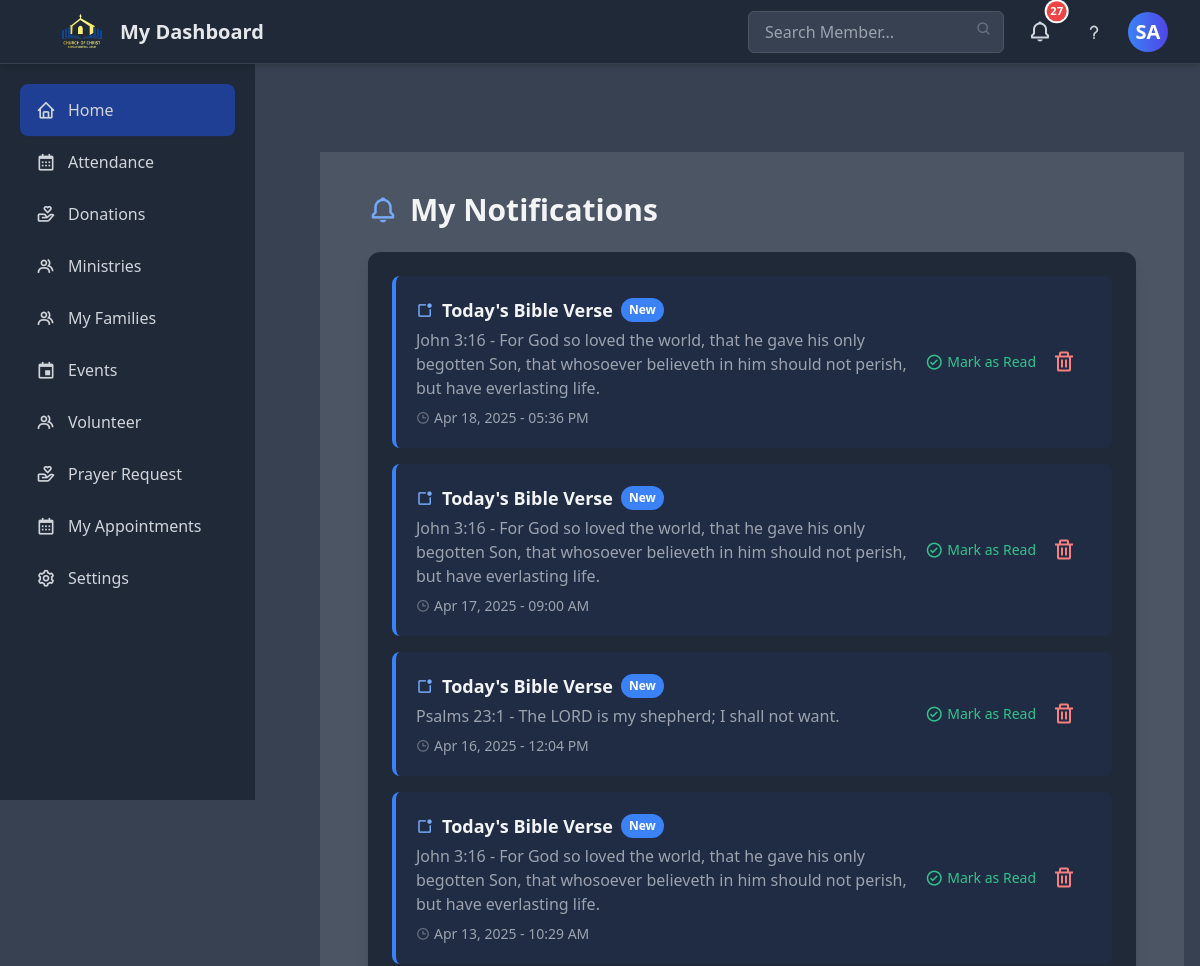
The app's page /contact/dashboard/notifications/ (signed in, upper part), older data.
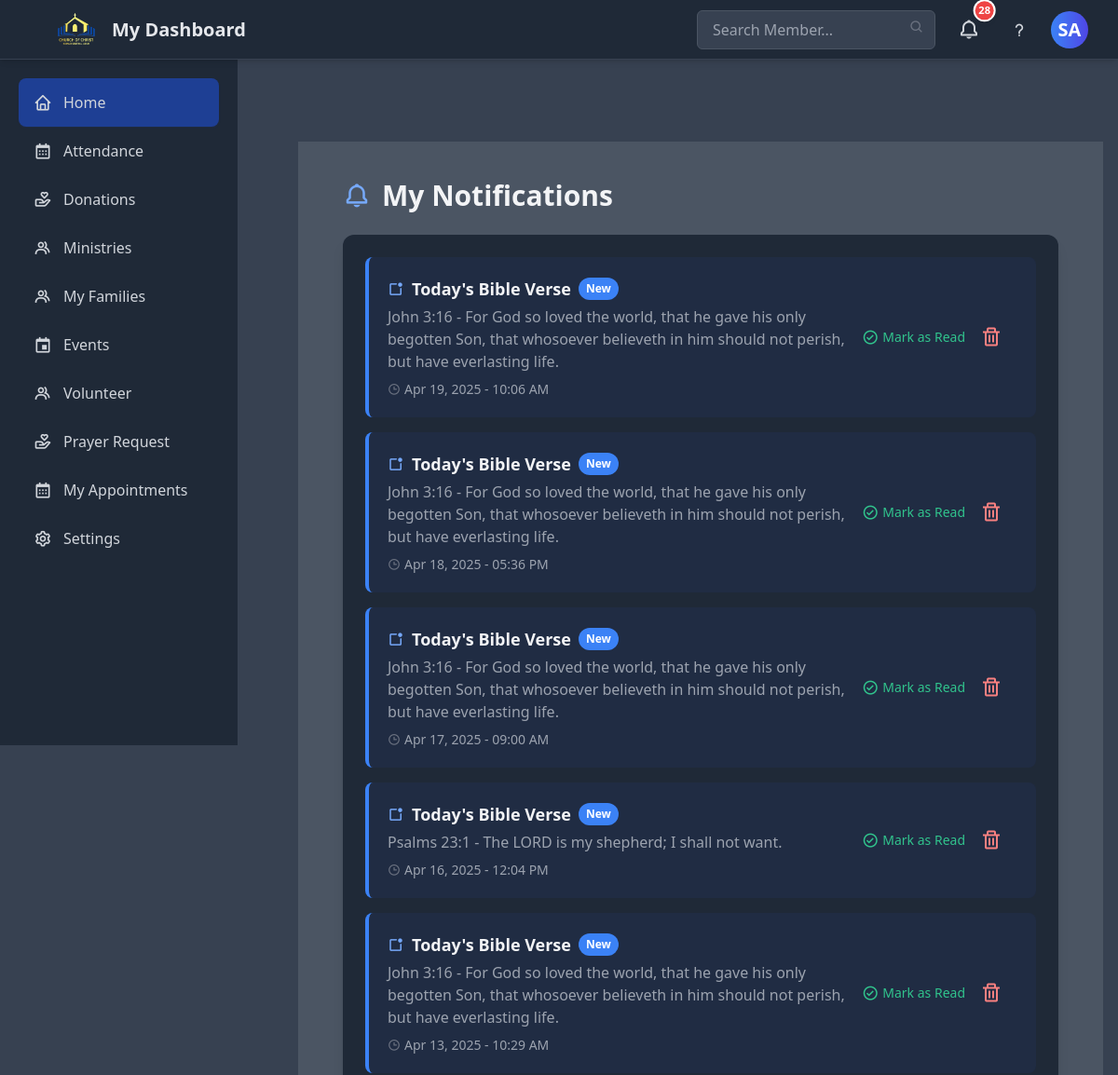
The same page, newer data.
### account/models.py (models this page shows, shortened)
class Church(models.Model):
    name = models.CharField(max_length=255, unique=True)
    address = models.CharField(max_length=255, blank=True, null=True)
    phone_number = models.CharField(max_length=20, blank=True, null=True)
    email = models.EmailField(blank=True, null=True)
    website = models.URLField(blank=True, null=True)
    description = models.TextField(blank=True, null=True)
    logo = CompressedImageField(upload_to='church_logos/', blank=True, null=True)  # Ensure Pillow is
    created_at = models.DateTimeField(auto_now_add=True, editable=False)
    updated_at = models.DateTimeField(auto_now=True, editable=False)
    created_by = models.ForeignKey(User, on_delete=models.SET_NULL, null=True, related_name='created_churches', editable=False)
    updated_by = models.ForeignKey(User, on_delete=models.SET_NULL, null=True, related_name='updated_churches', editable=False)
    class Meta:
        verbose_name_plural = "Churches"

### membership/models.py (models this page shows, shortened)
class Member(models.Model):
    GENDER_CHOICES = [
        ('M', 'Male'),
        ('F', 'Female'),
    ]
    APPROVAL_CHOICES = [
        ('pending', 'Pending'),
        ('approved', 'Approved'),
        ('rejected', 'Rejected'),
    ]
    user = models.OneToOneField(User, on_delete=models.CASCADE, help_text="The associated user account.")
    phone = models.CharField(max_length=20, blank=True, help_text="Member's phone number.")
    address = models.TextField(blank=True, help_text="Member's full address.")
    date_of_birth = models.DateField(null=True, blank=True, help_text="Member's date of birth.")
    date_joined = models.DateField(auto_now_add=True, help_text="Date when the member joined.")
    baptized = models.BooleanField(default=False, help_text="Indicates if the member is baptized.")
    ministries = models.ManyToManyField(Ministry, blank=True, related_name="members", help_text="The ministries this member belongs to.")
    photo = CompressedImageField(upload_to='members/', blank=True, null=True, help_text="Member's profile picture.")
    gender = models.CharField(max_length=1, choices=GENDER_CHOICES, help_text="Gender of the member.")
    can_lead = models.BooleanField(default=False, help_text="Indicates if the member can lead services (for males only).")
    approval_status = models.CharField(
        max_length=10, choices=APPROVAL_CHOICES, default='pending'
    )
    class Meta:
        ordering = ['user__username']

### contact/models.py (models this page shows, shortened)
class Notification(models.Model):
    title = models.CharField(max_length=200)
    content = models.TextField()
    created_at = models.DateTimeField(auto_now_add=True)
    is_read = models.BooleanField(default=False)
    member = models.ForeignKey(
        'membership.Member',
        on_delete=models.SET_NULL,
        null=True,
        blank=True  # Allows NULL for general notifications
    )
    class Meta:
        ordering = ['-created_at']

### contact/views.py (the view)
# urls.py: path('dashboard/notifications/', contact_views.member_dashboard_notifications, name='member_dashboard_notifications'),
@login_required
def member_dashboard_notifications(request):
    member = getattr(request.user, 'member', None)
    if member:
        notifications = Notification.objects.filter(
            Q(member__isnull=True) | Q(member=member)
        ).order_by('-created_at')
    else:
        notifications = Notification.objects.filter(
            member__isnull=True
        ).order_by('-created_at')
    context = {
        'member': member,
        'notifications': notifications
    }
    return render(request, 'contact/member_dashboard_notifications.html', context)

### contact/templates/contact/member_dashboard_notifications.html (shortened to what this page needs)
{% extends 'member_dashboard.html' %}
{% block content %}
<div class="max-w-4xl mx-auto px-4 sm:px-6 lg:px-8 py-6">
    <h1 class="text-2xl sm:text-3xl font-bold text-gray-900 dark:text-gray-100 mb-6 flex items-center gap-3">
        <i class="bx bx-bell text-3xl text-blue-600 dark:text-blue-400"></i>
        My Notifications
    </h1>
    {% if notifications %}
        <div class="bg-white dark:bg-gray-800 rounded-xl shadow-lg p-6">
            <ul class="space-y-4">
                {% for notification in notifications %}
                <li class="flex flex-col sm:flex-row items-start sm:items-center justify-between p-5 rounded-lg transition-all duration-300
                    {% if not notification.is_read %}
                        bg-blue-50 dark:bg-blue-900/20 border-l-4 border-blue-500
                    {% else %}
                        bg-gray-50 dark:bg-gray-700 hover:bg-gray-100 dark:hover:bg-gray-600
                    {% endif %}">
                    <div class="flex-1">
                        <h3 class="font-semibold text-gray-900 dark:text-gray-100 text-lg flex items-center gap-2">
                            <i class="bx bx-notification text-blue-500 dark:text-blue-400"></i>
                            {{ notification.title }}
                            {% if not notification.is_read %}
                                <span class="bg-blue-500 text-white text-xs px-2 py-1 rounded-full">New</span>
                            {% endif %}
                        </h3>
                        <p class="text-gray-600 dark:text-gray-400 mt-1">{{ notification.content }}</p>
                        <p class="text-gray-500 dark:text-gray-400 text-sm mt-2 flex items-center gap-1">
                            <i class="bx bx-time text-gray-400 dark:text-gray-500"></i>
                            {{ notification.created_at|date:"M d, Y - h:i A" }}
                        </p>
                    </div>
                    <div class="flex items-center gap-4 mt-3 sm:mt-0">
                        {% if not notification.is_read %}
                        <form action="{% url 'contact:mark_as_read' notification.pk %}" method="POST">
                            <button type="submit"
                                    class="text-green-600 dark:text-green-400 hover:text-green-700 dark:hover:text-green-300 text-sm font-medium flex items-center gap-1 transition-colors duration-200">
                                <i class="bx bx-check-circle text-lg"></i>
                                <span>Mark as Read</span>
                            </button>
                        </form>
                        {% endif %}
                        <button type="button" onclick="confirmDeleteNotification({{ notification.pk }})"
                                class="text-red-600 dark:text-red-400 hover:text-red-700 dark:hover:text-red-300 transition-all duration-200 hover:scale-110">
                            <i class="bx bx-trash text-2xl"></i>
                        </button>
                    </div>
                </li>
                {% endfor %}
            </ul>
        </div>
    {% endif %}
</div>
{% endblock %}

### templates/partials/_dashboard_topnav.html (shortened to what this page needs)
<header class="bg-white border-b h-16 fixed top-0 left-0 w-full z-40 shadow-md transition-shadow duration-300 dark:bg-gray-800 dark:border-gray-700">
    <div class="max-w-7xl mx-auto px-4 sm:px-6 lg:px-8">
        <div class="flex items-center justify-between h-16">
            <div class="flex items-center space-x-4">
                <a href="{% url 'community:home' %}" class="flex items-center space-x-2">
                    <img src="{{church.logo.url}}" alt="Church logo" class="h-16 w-auto">
                    <span class="text-xl font-semibold text-gray-800 hidden sm:block dark:text-gray-200">My Dashboard</span>
                </a>
            </div>
            <div class="flex items-center space-x-4">
                <div class="relative hidden md:block">
                    <input type="text" placeholder="Search Member..."
                        class="w-64 px-4 py-2 rounded-md border border-gray-300 bg-gray-50 dark:bg-gray-700 dark:border-gray-600 dark:text-gray-300 focus:bg-white dark:focus:bg-gray-800 focus:outline-none focus:ring-2 focus:ring-blue-500 transition-shadow duration-200">
                    <i class='bx bx-search absolute right-3 top-2.5 text-gray-400 dark:text-gray-500'></i>
                </div>
                <div class="relative group">
                    <button class="relative p-2 rounded-full hover:bg-gray-100 dark:hover:bg-gray-700 focus:outline-none focus:ring-2 focus:ring-blue-500 transition-all duration-200">
                        <i class="bx bx-bell text-2xl text-gray-700 hover:text-gray-900 dark:text-gray-300 dark:hover:text-gray-100 transition-colors"></i>
                        {% if unread_notification_count > 0 %}
                            <span class="absolute top-0 right-0 transform translate-x-1/3 -translate-y-1/3
                                bg-red-500 text-white text-[0.7rem] font-semibold
                                w-5 h-5 flex items-center justify-center
                                rounded-full shadow-md ring-2 ring-white
                                transition-all duration-300 animate-pulse hover:animate-none">
                                {{ unread_notification_count }}
                            </span>
                        {% endif %}
                    </button>
                </div>
                <button class="p-2 rounded-full hover:bg-gray-100 dark:hover:bg-gray-700 focus:outline-none focus:ring-2 focus:ring-blue-500 transition duration-200">
                    <i class='bx bx-question-mark text-xl text-gray-700 dark:text-gray-300'></i>
                </button>
            <div class="relative group">
                {% if member.photo %}
                    <img src="{{ member.photo.url }}" alt="{{ member.user.username }}"
                        class="h-10 w-10 rounded-full object-cover cursor-pointer hover:ring-2 hover:ring-blue-300 transition-shadow duration-200">
                {% else %}
                    <div class="h-10 w-10 rounded-full bg-gradient-to-r from-blue-500 to-indigo-600 flex items-center justify-center text-white font-bold text-xl cursor-pointer hover:scale-105 hover:shadow-md transition duration-300 ease-in-out">
                        {{ member.user.first_name|slice:":1" }}{{ member.user.last_name|slice:":1" }}
                    </div>
                {% endif %}
            </div>
            </div>
        </div>
    </div>
</header>

Row changes from the older to the newer data that the page shows:
added Notification: title "Today's Bible Verse", is_read "New", content "John 3:16 - For God so loved the world, that he gave his only begotten Son, that whosoever believeth in him should not perish, but have everlasting life.", created_at "Apr 19, 2025 - 10:06 AM"
Text that changed along with them:
{{ unread_notification_count }}: "27" → "28"
